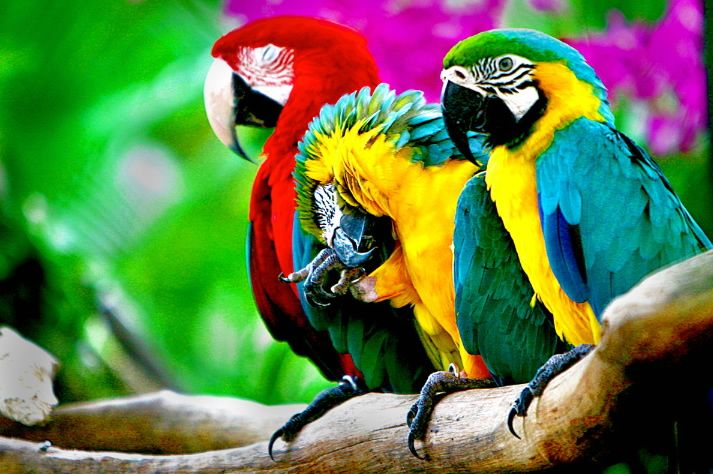
#> input picture Intro ML/week 6/parrots.jpg, 713 x 474 px
$ jupyter execute --allow-errors 'Clustering KMeans method.ipynb'   (shell and % lines are left out)
#> lines starting #> are read from the running program, lines starting #| are printed output that depends on the picture; long printed decimals are rounded
[cell 1]
import numpy as np
import pandas as pd
from matplotlib import pylab

#sklearn libraries
from skimage.io import imread
from skimage import img_as_float
from sklearn.cluster import KMeans
from sklearn.metrics import mean_squared_error

[cell 2]
image = imread('parrots.jpg')
#> image is the input picture: shape (474, 713, 3); mean R, G, B 96.8, 122.9, 72.5

[cell 3]
pylab.imshow(image)

[cell 4]
image

[cell 5]
img = img_as_float(image)

[cell 6]
shape = img.shape
#> shape = (474, 713, 3)
print(shape)
#| (474, 713, 3)

[cell 7]
X = img.reshape(-1,3)

[cell 8]
X

[cell 9]
img[0,0]
#> Out = [0.0157, 0.494, 0.0196]

[cell 10]
kmeans = KMeans(init='k-means++',random_state=241)

[cell 11]
kmeans.fit(X)

[cell 12]
"""
clusters = kmeans.labels_
clus = np.unique(clusters)
"""

[cell 13]
medians=np.zeros((8,3))
means=np.zeros((8,3))

#> (a cell that did not finish here is left out)

#> (a cell that did not finish here is left out)

[cell 16]
shape
#> Out = (474, 713, 3)

#> (a cell that did not finish here is left out)

#> (a cell that did not finish here is left out)

#> (a cell that did not finish here is left out)

# Essayer c'est se construire!

#> (a cell that did not finish here is left out)

#> (a cell that did not finish here is left out)

[cell 22]
kmeans.n_clusters

[cell 23]
medians

# MSE = Mean Squared Error (sklearn.metrics.mean_squared_error) dim<=2

#> (a cell that did not finish here is left out)

#> (a cell that did not finish here is left out)

# Let's define the metric PSNR

**$$
    MSE = \frac{1}{m.n} \sum_{i=0}^{m-1} \sum_{j=0}^{n-1}[I(i,j)-K(i,j)]^{2}\\\\
$$**

**$$
     PSNR = 10.log_{10}\left(\frac{MAX^{2}_I}{MSE}\right) = 20.log_{10}(MAX_I) - 10.log_{10}(MSE)\\\\\\
$$**
**$$
    I - reel \; image , K - noisy \; approximation
$$**

[cell 26]
def PSNR(Image,Kimage,maxI=1.0):
    mse = np.square(np.subtract(Image,Kimage)).mean() #mean_squared_error(Image,Kimage)
    psnr = 20*np.log10(maxI) - 10*np.log10(mse)
    return psnr

#> (a cell that did not finish here is left out)

#> (a cell that did not finish here is left out)

[cell 29]
Nclusters = 8
X_means=None
X_medians=None

while (Nclusters<=20):
    kmeans = KMeans(n_clusters=Nclusters,init='k-means++',random_state=241)
    kmeans.fit(X)
    y = kmeans.labels_

    medians=np.empty((Nclusters,3))
    means=np.empty((Nclusters,3))

    for cluster in range(kmeans.n_clusters):
        pixels = X[y == cluster]
        for i in range(3):
            medians[cluster,i] = np.median(pixels[:,i])
            means[cluster,i] = np.mean(pixels[:,i])
    X_medians = medians[y]
    X_means = means[y]

    print('n_clusters = ',Nclusters,'  PSNR_means = ',PSNR(X,X_means),'  PSNR_medians = ',PSNR(X,X_medians))

    if(PSNR(X,X_means) >= 20.0):
        break

    Nclusters += 1
#> this loop made 4 passes
#| n_clusters =  8   PSNR_means =  18.381   PSNR_medians =  18.105
#| n_clusters =  9   PSNR_means =  19.145   PSNR_medians =  18.844
#| n_clusters =  10   PSNR_means =  19.535   PSNR_medians =  19.230
#| n_clusters =  11   PSNR_means =  20.084   PSNR_medians =  19.828
#> after the loop, Nclusters = 11

[cell 30]
with open('clustering.txt','w',encoding='utf-8') as fileout:
    print(Nclusters,end='',file=fileout)

[cell 31]
image_mean = X_means.reshape(shape)
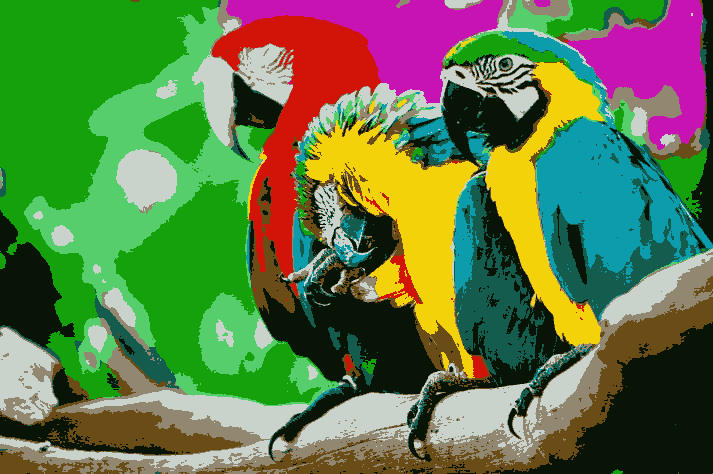
#> image_mean: shape (474, 713, 3) float64; mean of channels 0, 1, 2 0.38, 0.482, 0.284; drawn as R, G, B
#> (the rest of this cell did not finish here and is left out)


$ run again, with Intro ML/week 6/lambert.jpg copied over Intro ML/week 6/parrots.jpg
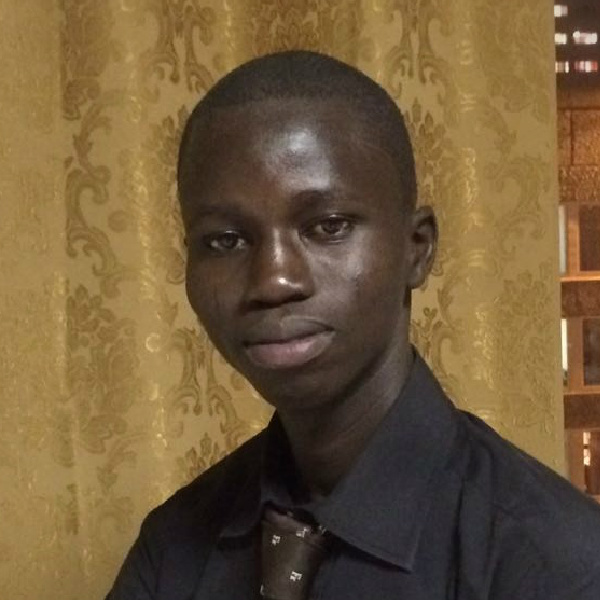
#> input picture Intro ML/week 6/lambert.jpg, 600 x 600 px
#> image is the input picture: shape (600, 600, 3); mean R, G, B 112.5, 90.2, 58.5
#| (600, 600, 3)
#> `img[0,0]`: Out = [0.624, 0.502, 0.278]
#> the loop `while (Nclusters<=20):` made 1 pass
#> (printed output is left out)
#> after the loop `while (Nclusters<=20):`: Nclusters = 8
#> `[cell 32] pylab.imshow(image_mean)`:
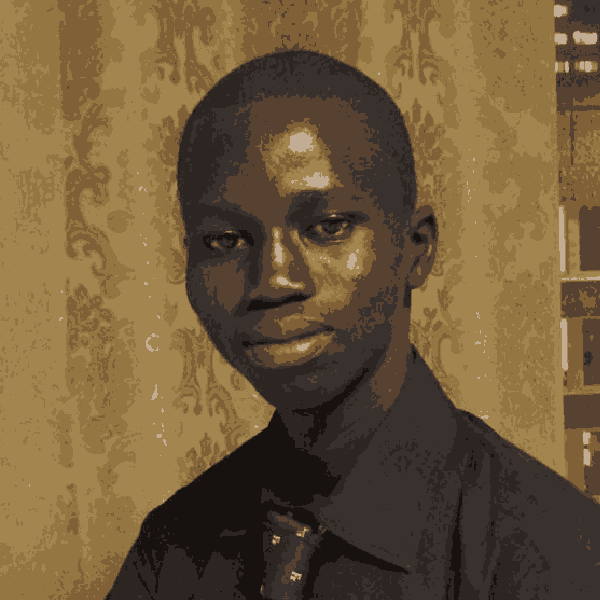
#> shown: shape (600, 600, 3) float64; mean R, G, B 0.441, 0.354, 0.229
